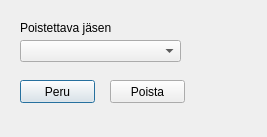
<?xml version="1.0" encoding="UTF-8"?>
<ui version="4.0">
 <class>Dialog</class>
 <widget class="QDialog" name="Dialog">
  <property name="geometry">
   <rect>
    <x>0</x>
    <y>0</y>
    <width>267</width>
    <height>137</height>
   </rect>
  </property>
  <property name="windowTitle">
   <string>Dialog</string>
  </property>
  <widget class="QComboBox" name="removeMemberComboBox">
   <property name="geometry">
    <rect>
     <x>20</x>
     <y>40</y>
     <width>161</width>
     <height>22</height>
    </rect>
   </property>
  </widget>
  <widget class="QLabel" name="label_12">
   <property name="geometry">
    <rect>
     <x>20</x>
     <y>20</y>
     <width>101</width>
     <height>16</height>
    </rect>
   </property>
   <property name="text">
    <string>Poistettava jäsen</string>
   </property>
  </widget>
  <widget class="QPushButton" name="removeMemberPushButton">
   <property name="geometry">
    <rect>
     <x>110</x>
     <y>80</y>
     <width>75</width>
     <height>23</height>
    </rect>
   </property>
   <property name="text">
    <string>Poista</string>
   </property>
  </widget>
  <widget class="QPushButton" name="removeMemberCancelPushButton">
   <property name="geometry">
    <rect>
     <x>20</x>
     <y>80</y>
     <width>75</width>
     <height>23</height>
    </rect>
   </property>
   <property name="text">
    <string>Peru</string>
   </property>
   <property name="default">
    <bool>true</bool>
   </property>
  </widget>
 </widget>
 <tabstops>
  <tabstop>removeMemberComboBox</tabstop>
  <tabstop>removeMemberCancelPushButton</tabstop>
  <tabstop>removeMemberPushButton</tabstop>
 </tabstops>
 <resources/>
 <connections/>
</ui>
